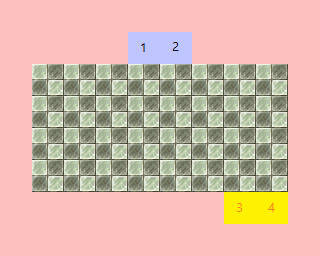

This game map was drawn from its Tiled (.tmx) file and the tilesets committed beside it. A one-line description and the full map source follow:
An orthogonal 10x8 tile map with 32x32 px tiles, 3 tile layers (Background, Items, MetaInfo), 2 tilesets and 7 objects (SpawnPoint, 1, 2, stair_1, stair_2, ...).

<map version="1.2" tiledversion="1.2.2" orientation="orthogonal" renderorder="right-down" width="10" height="8" tilewidth="32" tileheight="32" infinite="0" nextlayerid="5" nextobjectid="9">
 <tileset firstgid="1" name="Meta" tilewidth="32" tileheight="32" spacing="1" margin="1" tilecount="60" columns="12">
  <image source="metaset.png" width="397" height="166" />
  <tile id="0">
   <properties>
    <property name="Wall" value="YES" />
   </properties>
  </tile>
  <tile id="1">
   <properties>
    <property name="Items" value="YES" />
   </properties>
  </tile>
  <tile id="2">
   <properties>
    <property name="Code" value="stair_01" />
    <property name="Destination" value="floor" />
    <property name="Entrance" value="YES" />
   </properties>
  </tile>
  <tile id="3">
   <properties>
    <property name="Code" value="stair_02" />
    <property name="Destination" value="floor" />
    <property name="Entrance" value="YES" />
   </properties>
  </tile>
  <tile id="4">
   <properties>
    <property name="Destination" value="floor" />
    <property name="Entrance" value="YES" />
   </properties>
  </tile>
  <tile id="5">
   <properties>
    <property name="Destination" value="floor" />
    <property name="Entrance" value="YES" />
   </properties>
  </tile>
  <tile id="36">
   <properties>
    <property name="Address" value="TileMaps/KonyangUniv.Daejeon/JukhunDigitalFacilitie/floor_B1/" />
    <property name="Code" value="stair_3" />
    <property name="Destination" value="stair" />
    <property name="Entrance" value="YES" />
    <property name="Stair" value="YES" />
   </properties>
  </tile>
  <tile id="37">
   <properties>
    <property name="Address" value="TileMaps/KonyangUniv.Daejeon/JukhunDigitalFacilitie/floor_L/" />
    <property name="Code" value="stair_1" />
    <property name="Destination" value="stair" />
    <property name="Entrance" value="YES" />
    <property name="Stair" value="YES" />
   </properties>
  </tile>
  <tile id="48">
   <properties>
    <property name="Address" value="TileMaps/KonyangUniv.Daejeon/JukhunDigitalFacilitie/floor_B1/" />
    <property name="Code" value="stair_4" />
    <property name="Destination" value="stair" />
    <property name="Entrance" value="YES" />
    <property name="Stair" value="YES" />
   </properties>
  </tile>
  <tile id="49">
   <properties>
    <property name="Address" value="TileMaps/KonyangUniv.Daejeon/JukhunDigitalFacilitie/floor_L/" />
    <property name="Code" value="stair_2" />
    <property name="Destination" value="stair" />
    <property name="Entrance" value="YES" />
    <property name="Stair" value="YES" />
   </properties>
  </tile>
 </tileset>
 <tileset firstgid="61" name="RPGmaker tile" tilewidth="32" tileheight="32" tilecount="2016" columns="32">
  <image source="RPGmaker tile.png" width="1024" height="2016" />
 </tileset>
 <layer id="1" name="Background" width="10" height="8">
  <properties>
   <property name="Address" value="TileMaps/KonyangUniv.Daejeon/JukhunDigitalFacilitie/floor_B1/" />
  </properties>
  <data>
   <tile />
   <tile />
   <tile />
   <tile />
   <tile />
   <tile />
   <tile />
   <tile />
   <tile />
   <tile />
   <tile gid="162" />
   <tile gid="162" />
   <tile gid="162" />
   <tile gid="162" />
   <tile gid="194" />
   <tile gid="194" />
   <tile gid="162" />
   <tile gid="162" />
   <tile gid="162" />
   <tile gid="162" />
   <tile gid="162" />
   <tile gid="194" />
   <tile gid="194" />
   <tile gid="194" />
   <tile gid="194" />
   <tile gid="194" />
   <tile gid="194" />
   <tile gid="194" />
   <tile gid="194" />
   <tile gid="162" />
   <tile gid="162" />
   <tile gid="194" />
   <tile gid="194" />
   <tile gid="194" />
   <tile gid="194" />
   <tile gid="194" />
   <tile gid="194" />
   <tile gid="194" />
   <tile gid="194" />
   <tile gid="162" />
   <tile gid="162" />
   <tile gid="194" />
   <tile gid="194" />
   <tile gid="194" />
   <tile gid="194" />
   <tile gid="194" />
   <tile gid="194" />
   <tile gid="194" />
   <tile gid="194" />
   <tile gid="162" />
   <tile gid="162" />
   <tile gid="194" />
   <tile gid="194" />
   <tile gid="194" />
   <tile gid="194" />
   <tile gid="194" />
   <tile gid="194" />
   <tile gid="194" />
   <tile gid="194" />
   <tile gid="162" />
   <tile gid="162" />
   <tile gid="162" />
   <tile gid="162" />
   <tile gid="162" />
   <tile gid="162" />
   <tile gid="162" />
   <tile gid="162" />
   <tile gid="194" />
   <tile gid="194" />
   <tile gid="162" />
   <tile />
   <tile />
   <tile />
   <tile />
   <tile />
   <tile />
   <tile />
   <tile />
   <tile />
   <tile />
  </data>
 </layer>
 <objectgroup id="2" name="Objects">
  <properties>
   <property name="Name" value="죽헌정보관 지하 계단" />
   <property name="Place" value="stair" />
  </properties>
  <object id="1" name="SpawnPoint" x="160" y="96" width="32" height="32" />
  <object id="3" name="1" x="128" y="32" width="32" height="32" />
  <object id="4" name="2" x="160" y="32" width="32" height="32" />
  <object id="5" name="stair_1" x="32" y="192" width="32" height="32" />
  <object id="6" name="stair_2" x="64" y="192" width="32" height="32" />
  <object id="7" name="stair_3" x="224" y="192" width="32" height="32" />
  <object id="8" name="stair_4" x="256" y="192" width="32" height="32" />
 </objectgroup>
 <layer id="3" name="Items" width="10" height="8">
  <data>
   <tile />
   <tile />
   <tile />
   <tile />
   <tile />
   <tile />
   <tile />
   <tile />
   <tile />
   <tile />
   <tile />
   <tile />
   <tile />
   <tile />
   <tile />
   <tile />
   <tile />
   <tile />
   <tile />
   <tile />
   <tile />
   <tile />
   <tile />
   <tile />
   <tile />
   <tile />
   <tile />
   <tile />
   <tile />
   <tile />
   <tile />
   <tile />
   <tile />
   <tile />
   <tile />
   <tile />
   <tile />
   <tile />
   <tile />
   <tile />
   <tile />
   <tile />
   <tile />
   <tile />
   <tile />
   <tile />
   <tile />
   <tile />
   <tile />
   <tile />
   <tile />
   <tile />
   <tile />
   <tile />
   <tile />
   <tile />
   <tile />
   <tile />
   <tile />
   <tile />
   <tile />
   <tile />
   <tile />
   <tile />
   <tile />
   <tile />
   <tile />
   <tile />
   <tile />
   <tile />
   <tile />
   <tile />
   <tile />
   <tile />
   <tile />
   <tile />
   <tile />
   <tile />
   <tile />
   <tile />
  </data>
 </layer>
 <layer id="4" name="MetaInfo" width="10" height="8">
  <data>
   <tile gid="1" />
   <tile gid="1" />
   <tile gid="1" />
   <tile gid="1" />
   <tile gid="1" />
   <tile gid="1" />
   <tile gid="1" />
   <tile gid="1" />
   <tile gid="1" />
   <tile gid="1" />
   <tile gid="1" />
   <tile gid="1" />
   <tile gid="1" />
   <tile gid="1" />
   <tile gid="3" />
   <tile gid="4" />
   <tile gid="1" />
   <tile gid="1" />
   <tile gid="1" />
   <tile gid="1" />
   <tile gid="1" />
   <tile />
   <tile />
   <tile />
   <tile />
   <tile />
   <tile />
   <tile />
   <tile />
   <tile gid="1" />
   <tile gid="1" />
   <tile gid="61" />
   <tile />
   <tile />
   <tile />
   <tile />
   <tile />
   <tile />
   <tile />
   <tile gid="1" />
   <tile gid="1" />
   <tile />
   <tile gid="61" />
   <tile />
   <tile />
   <tile />
   <tile />
   <tile />
   <tile />
   <tile gid="1" />
   <tile gid="1" />
   <tile />
   <tile />
   <tile />
   <tile />
   <tile />
   <tile />
   <tile />
   <tile />
   <tile gid="1" />
   <tile gid="1" />
   <tile gid="1" />
   <tile gid="1" />
   <tile gid="1" />
   <tile gid="1" />
   <tile gid="1" />
   <tile gid="1" />
   <tile gid="38" />
   <tile gid="50" />
   <tile gid="1" />
   <tile gid="1" />
   <tile gid="1" />
   <tile gid="1" />
   <tile gid="1" />
   <tile gid="1" />
   <tile gid="1" />
   <tile gid="1" />
   <tile gid="1" />
   <tile gid="1" />
   <tile gid="1" />
  </data>
 </layer>
</map>
